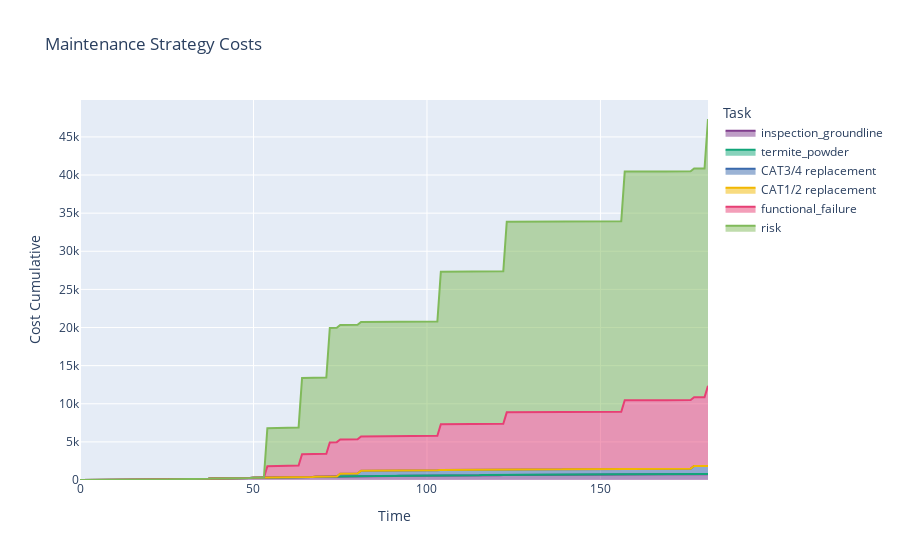

Notebook cell for this chart:
### Code cell
comp.mc_timeline(200)
comp.expected_risk_cost_df()
comp.plot_ms()

### Figure 1 — Plotly figure (JSON) as saved in the notebook; plotly's stock layout.template omitted (floating-point values rounded to 4 significant figures; data arrays with more than 128 entries replaced by an {"elided": "..."} marker saying what was removed)
{"data": [{"hovertemplate": "Task=inspection_groundline<br>Failure Mode=termites<br>Time=%{x}<br>Cost Cumulative=%{y}<extra></extra>", "legendgroup": "inspection_groundline", "line": {"color": "rgb(127, 60, 141)"}, "mode": "lines", "name": "inspection_groundline", "orientation": "v", "showlegend": true, "stackgroup": "1", "type": "scatter", "x": {"elided": "182 int values"}, "xaxis": "x", "y": {"elided": "182 int values"}, "yaxis": "y"}, {"hovertemplate": "Task=termite_powder<br>Failure Mode=termites<br>Time=%{x}<br>Cost Cumulative=%{y}<extra></extra>", "legendgroup": "termite_powder", "line": {"color": "rgb(17, 165, 121)"}, "mode": "lines", "name": "termite_powder", "orientation": "v", "showlegend": true, "stackgroup": "1", "type": "scatter", "x": {"elided": "182 int values"}, "xaxis": "x", "y": {"elided": "182 int values"}, "yaxis": "y"}, {"hovertemplate": "Task=CAT3/4 replacement<br>Failure Mode=termites<br>Time=%{x}<br>Cost Cumulative=%{y}<extra></extra>", "legendgroup": "CAT3/4 replacement", "line": {"color": "rgb(57, 105, 172)"}, "mode": "lines", "name": "CAT3/4 replacement", "orientation": "v", "showlegend": true, "stackgroup": "1", "type": "scatter", "x": {"elided": "182 int values"}, "xaxis": "x", "y": {"elided": "182 int values"}, "yaxis": "y"}, {"hovertemplate": "Task=CAT1/2 replacement<br>Failure Mode=termites<br>Time=%{x}<br>Cost Cumulative=%{y}<extra></extra>", "legendgroup": "CAT1/2 replacement", "line": {"color": "rgb(242, 183, 1)"}, "mode": "lines", "name": "CAT1/2 replacement", "orientation": "v", "showlegend": true, "stackgroup": "1", "type": "scatter", "x": {"elided": "182 int values"}, "xaxis": "x", "y": {"elided": "182 int values"}, "yaxis": "y"}, {"hovertemplate": "Task=functional_failure<br>Failure Mode=termites<br>Time=%{x}<br>Cost Cumulative=%{y}<extra></extra>", "legendgroup": "functional_failure", "line": {"color": "rgb(231, 63, 116)"}, "mode": "lines", "name": "functional_failure", "orientation": "v", "showlegend": true, "stackgroup": "1", "type": "scatter", "x": {"elided": "182 int values"}, "xaxis": "x", "y": {"elided": "182 int values"}, "yaxis": "y"}, {"hovertemplate": "Task=risk<br>Failure Mode=termites<br>Time=%{x}<br>Cost Cumulative=%{y}<extra></extra>", "legendgroup": "risk", "line": {"color": "rgb(128, 186, 90)"}, "mode": "lines", "name": "risk", "orientation": "v", "showlegend": true, "stackgroup": "1", "type": "scatter", "x": {"elided": "182 int values"}, "xaxis": "x", "y": {"elided": "182 int values"}, "yaxis": "y"}], "layout": {"legend": {"title": {"text": "Task"}, "tracegroupgap": 0}, "title": {"text": "Maintenance Strategy Costs"}, "xaxis": {"anchor": "y", "automargin": true, "domain": [0, 1], "title": {"text": "Time"}}, "yaxis": {"anchor": "x", "automargin": true, "domain": [0, 1], "title": {"text": "Cost Cumulative"}}}}
